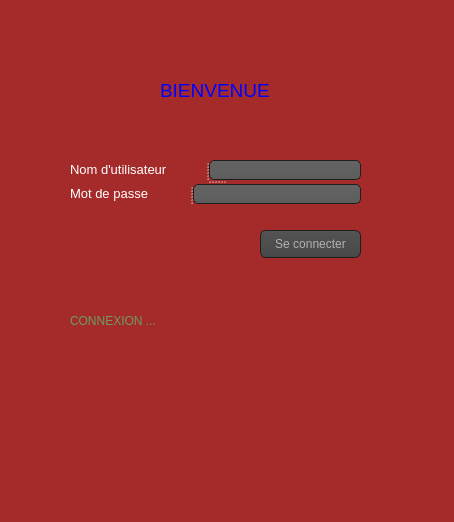
<?xml version="1.0" encoding="UTF-8"?>
<ui version="4.0">
 <class>Login</class>
 <widget class="QMainWindow" name="Login">
  <property name="geometry">
   <rect>
    <x>0</x>
    <y>0</y>
    <width>454</width>
    <height>522</height>
   </rect>
  </property>
  <property name="windowTitle">
   <string>Se connecter</string>
  </property>
  <property name="styleSheet">
   <string notr="true">QToolTip
{
     border: 1px solid black;
     background-color: #ffa02f;
     padding: 1px;
     border-radius: 3px;
     opacity: 100;
}

QWidget
{
    color: #b1b1b1;
       background-color: brown ;
}

QWidget:item:hover
{
    background-color: QLinearGradient( x1: 0, y1: 0, x2: 0, y2: 1, stop: 0 #ffa02f, stop: 1 #ca0619);
    color: #000000;
}

QWidget:item:selected
{
    background-color: QLinearGradient( x1: 0, y1: 0, x2: 0, y2: 1, stop: 0 #ffa02f, stop: 1 #d7801a);
}

QMenuBar::item
{
    background: transparent;
}

QMenuBar::item:selected
{
    background: transparent;
    border: 1px solid #ffaa00;
}

QMenuBar::item:pressed
{
    background: #444;
    border: 1px solid #000;
    background-color: QLinearGradient(
        x1:0, y1:0,
        x2:0, y2:1,
        stop:1 #212121,
        stop:0.4 #343434/*,
        stop:0.2 #343434,
        stop:0.1 #ffaa00*/
    );
    margin-bottom:-1px;
    padding-bottom:1px;
}

QMenu
{
    border: 1px solid #000;
}

QMenu::item
{
    padding: 2px 20px 2px 20px;
}

QMenu::item:selected
{
    color: #000000;
}

QWidget:disabled
{
    color: #404040;
    background-color: #323232;
}

QAbstractItemView
{
    background-color: QLinearGradient( x1: 0, y1: 0, x2: 0, y2: 1, stop: 0 #4d4d4d, stop: 0.1 #646464, stop: 1 #5d5d5d);
}

QWidget:focus
{
    /*border: 2px solid QLinearGradient( x1: 0, y1: 0, x2: 0, y2: 1, stop: 0 #ffa02f, stop: 1 #d7801a);*/
}

QLineEdit
{
    background-color: QLinearGradient( x1: 0, y1: 0, x2: 0, y2: 1, stop: 0 #4d4d4d, stop: 0 #646464, stop: 1 #5d5d5d);
    padding: 1px;
    border-style: solid;
    border: 1px solid #1e1e1e;
    border-radius: 5;
}

QPushButton
{
    color: #b1b1b1;
    background-color: QLinearGradient( x1: 0, y1: 0, x2: 0, y2: 1, stop: 0 #565656, stop: 0.1 #525252, stop: 0.5 #4e4e4e, stop: 0.9 #4a4a4a, stop: 1 #464646);
    border-width: 1px;
    border-color: #1e1e1e;
    border-style: solid;
    border-radius: 6;
    padding: 3px;
    font-size: 12px;
    padding-left: 5px;
    padding-right: 5px;
}

QPushButton:pressed
{
    background-color: QLinearGradient( x1: 0, y1: 0, x2: 0, y2: 1, stop: 0 #2d2d2d, stop: 0.1 #2b2b2b, stop: 0.5 #292929, stop: 0.9 #282828, stop: 1 #252525);
}

QComboBox
{
    selection-background-color: #ffaa00;
    background-color: QLinearGradient( x1: 0, y1: 0, x2: 0, y2: 1, stop: 0 #565656, stop: 0.1 #525252, stop: 0.5 #4e4e4e, stop: 0.9 #4a4a4a, stop: 1 #464646);
    border-style: solid;
    border: 1px solid #1e1e1e;
    border-radius: 5;
}

QComboBox:hover,QPushButton:hover
{
    border: 2px solid QLinearGradient( x1: 0, y1: 0, x2: 0, y2: 1, stop: 0 #ffa02f, stop: 1 #d7801a);
}


QComboBox:on
{
    padding-top: 3px;
    padding-left: 4px;
    background-color: QLinearGradient( x1: 0, y1: 0, x2: 0, y2: 1, stop: 0 #2d2d2d, stop: 0.1 #2b2b2b, stop: 0.5 #292929, stop: 0.9 #282828, stop: 1 #252525);
    selection-background-color: #ffaa00;
}

QComboBox QAbstractItemView
{
    border: 2px solid darkgray;
    selection-background-color: QLinearGradient( x1: 0, y1: 0, x2: 0, y2: 1, stop: 0 #ffa02f, stop: 1 #d7801a);
}

QComboBox::drop-down
{
     subcontrol-origin: padding;
     subcontrol-position: top right;
     width: 15px;

     border-left-width: 0px;
     border-left-color: darkgray;
     border-left-style: solid; /* just a single line */
     border-top-right-radius: 3px; /* same radius as the QComboBox */
     border-bottom-right-radius: 3px;
 }

QComboBox::down-arrow
{
     image: url(:/down_arrow.png);
}

QGroupBox:focus
{
border: 2px solid QLinearGradient( x1: 0, y1: 0, x2: 0, y2: 1, stop: 0 #ffa02f, stop: 1 #d7801a);
}

QTextEdit:focus
{
    border: 2px solid QLinearGradient( x1: 0, y1: 0, x2: 0, y2: 1, stop: 0 #ffa02f, stop: 1 #d7801a);
}

QScrollBar:horizontal {
     border: 1px solid #222222;
     background: QLinearGradient( x1: 0, y1: 0, x2: 0, y2: 1, stop: 0.0 #121212, stop: 0.2 #282828, stop: 1 #484848);
     height: 7px;
     margin: 0px 16px 0 16px;
}

QScrollBar::handle:horizontal
{
      background: QLinearGradient( x1: 0, y1: 0, x2: 1, y2: 0, stop: 0 #ffa02f, stop: 0.5 #d7801a, stop: 1 #ffa02f);
      min-height: 20px;
      border-radius: 2px;
}

QScrollBar::add-line:horizontal {
      border: 1px solid #1b1b19;
      border-radius: 2px;
      background: QLinearGradient( x1: 0, y1: 0, x2: 1, y2: 0, stop: 0 #ffa02f, stop: 1 #d7801a);
      width: 14px;
      subcontrol-position: right;
      subcontrol-origin: margin;
}

QScrollBar::sub-line:horizontal {
      border: 1px solid #1b1b19;
      border-radius: 2px;
      background: QLinearGradient( x1: 0, y1: 0, x2: 1, y2: 0, stop: 0 #ffa02f, stop: 1 #d7801a);
      width: 14px;
     subcontrol-position: left;
     subcontrol-origin: margin;
}

QScrollBar::right-arrow:horizontal, QScrollBar::left-arrow:horizontal
{
      border: 1px solid black;
      width: 1px;
      height: 1px;
      background: white;
}

QScrollBar::add-page:horizontal, QScrollBar::sub-page:horizontal
{
      background: none;
}

QScrollBar:vertical
{
      background: QLinearGradient( x1: 0, y1: 0, x2: 1, y2: 0, stop: 0.0 #121212, stop: 0.2 #282828, stop: 1 #484848);
      width: 7px;
      margin: 16px 0 16px 0;
      border: 1px solid #222222;
}

QScrollBar::handle:vertical
{
      background: QLinearGradient( x1: 0, y1: 0, x2: 0, y2: 1, stop: 0 #ffa02f, stop: 0.5 #d7801a, stop: 1 #ffa02f);
      min-height: 20px;
      border-radius: 2px;
}

QScrollBar::add-line:vertical
{
      border: 1px solid #1b1b19;
      border-radius: 2px;
      background: QLinearGradient( x1: 0, y1: 0, x2: 0, y2: 1, stop: 0 #ffa02f, stop: 1 #d7801a);
      height: 14px;
      subcontrol-position: bottom;
      subcontrol-origin: margin;
}

QScrollBar::sub-line:vertical
{
      border: 1px solid #1b1b19;
      border-radius: 2px;
      background: QLinearGradient( x1: 0, y1: 0, x2: 0, y2: 1, stop: 0 #d7801a, stop: 1 #ffa02f);
      height: 14px;
      subcontrol-position: top;
      subcontrol-origin: margin;
}

QScrollBar::up-arrow:vertical, QScrollBar::down-arrow:vertical
{
      border: 1px solid black;
      width: 1px;
      height: 1px;
      background: white;
}


QScrollBar::add-page:vertical, QScrollBar::sub-page:vertical
{
      background: none;
}

QTextEdit
{
    background-color: #242424;
}

QPlainTextEdit
{
    background-color: #242424;
}

QHeaderView::section
{
    background-color: QLinearGradient(x1:0, y1:0, x2:0, y2:1, stop:0 #616161, stop: 0.5 #505050, stop: 0.6 #434343, stop:1 #656565);
    color: white;
    padding-left: 4px;
    border: 1px solid #6c6c6c;
}

QCheckBox:disabled
{
color: #414141;
}

QDockWidget::title
{
    text-align: center;
    spacing: 3px; /* spacing between items in the tool bar */
    background-color: QLinearGradient(x1:0, y1:0, x2:0, y2:1, stop:0 #323232, stop: 0.5 #242424, stop:1 #323232);
}

QDockWidget::close-button, QDockWidget::float-button
{
    text-align: center;
    spacing: 1px; /* spacing between items in the tool bar */
    background-color: QLinearGradient(x1:0, y1:0, x2:0, y2:1, stop:0 #323232, stop: 0.5 #242424, stop:1 #323232);
}

QDockWidget::close-button:hover, QDockWidget::float-button:hover
{
    background: #242424;
}

QDockWidget::close-button:pressed, QDockWidget::float-button:pressed
{
    padding: 1px -1px -1px 1px;
}

QMainWindow::separator
{
    background-color: QLinearGradient(x1:0, y1:0, x2:0, y2:1, stop:0 #161616, stop: 0.5 #151515, stop: 0.6 #212121, stop:1 #343434);
    color: white;
    padding-left: 4px;
    border: 1px solid #4c4c4c;
    spacing: 3px; /* spacing between items in the tool bar */
}

QMainWindow::separator:hover
{

    background-color: QLinearGradient(x1:0, y1:0, x2:0, y2:1, stop:0 #d7801a, stop:0.5 #b56c17 stop:1 #ffa02f);
    color: white;
    padding-left: 4px;
    border: 1px solid #6c6c6c;
    spacing: 3px; /* spacing between items in the tool bar */
}

QToolBar::handle
{
     spacing: 3px; /* spacing between items in the tool bar */
     background: url(:/images/handle.png);
}

QMenu::separator
{
    height: 2px;
    background-color: QLinearGradient(x1:0, y1:0, x2:0, y2:1, stop:0 #161616, stop: 0.5 #151515, stop: 0.6 #212121, stop:1 #343434);
    color: white;
    padding-left: 4px;
    margin-left: 10px;
    margin-right: 5px;
}

QProgressBar
{
    border: 2px solid grey;
    border-radius: 5px;
    text-align: center;
}

QProgressBar::chunk
{
    background-color: #d7801a;
    width: 2.15px;
    margin: 0.5px;
}

QTabBar::tab {
    color: #b1b1b1;
    border: 1px solid #444;
    border-bottom-style: none;
    background-color: #323232;
    padding-left: 10px;
    padding-right: 10px;
    padding-top: 3px;
    padding-bottom: 2px;
    margin-right: -1px;
}

QTabWidget::pane {
    border: 1px solid #444;
    top: 1px;
}

QTabBar::tab:last
{
    margin-right: 0; /* the last selected tab has nothing to overlap with on the right */
    border-top-right-radius: 3px;
}

QTabBar::tab:first:!selected
{
 margin-left: 0px; /* the last selected tab has nothing to overlap with on the right */


    border-top-left-radius: 3px;
}

QTabBar::tab:!selected
{
    color: #b1b1b1;
    border-bottom-style: solid;
    margin-top: 3px;
    background-color: QLinearGradient(x1:0, y1:0, x2:0, y2:1, stop:1 #212121, stop:.4 #343434);
}

QTabBar::tab:selected
{
    border-top-left-radius: 3px;
    border-top-right-radius: 3px;
    margin-bottom: 0px;
}

QTabBar::tab:!selected:hover
{
    /*border-top: 2px solid #ffaa00;
    padding-bottom: 3px;*/
    border-top-left-radius: 3px;
    border-top-right-radius: 3px;
    background-color: QLinearGradient(x1:0, y1:0, x2:0, y2:1, stop:1 #212121, stop:0.4 #343434, stop:0.2 #343434, stop:0.1 #ffaa00);
}

QRadioButton::indicator:checked, QRadioButton::indicator:unchecked{
    color: #b1b1b1;
    background-color: #323232;
    border: 1px solid #b1b1b1;
    border-radius: 6px;
}

QRadioButton::indicator:checked
{
    background-color: qradialgradient(
        cx: 0.5, cy: 0.5,
        fx: 0.5, fy: 0.5,
        radius: 1.0,
        stop: 0.25 #ffaa00,
        stop: 0.3 #323232
    );
}

QCheckBox::indicator{
    color: #b1b1b1;
    background-color: #323232;
    border: 1px solid #b1b1b1;
    width: 9px;
    height: 9px;
}

QRadioButton::indicator
{
    border-radius: 6px;
}

QRadioButton::indicator:hover, QCheckBox::indicator:hover
{
    border: 1px solid #ffaa00;
}

QCheckBox::indicator:checked
{
    image:url(:/images/checkbox.png);
}

QCheckBox::indicator:disabled, QRadioButton::indicator:disabled
{
    border: 1px solid #444;
}</string>
  </property>
  <widget class="QWidget" name="centralwidget">
   <widget class="QPushButton" name="pushButton">
    <property name="geometry">
     <rect>
      <x>260</x>
      <y>230</y>
      <width>101</width>
      <height>28</height>
     </rect>
    </property>
    <property name="text">
     <string>Se connecter</string>
    </property>
   </widget>
   <widget class="QLabel" name="label_connecting">
    <property name="geometry">
     <rect>
      <x>70</x>
      <y>300</y>
      <width>291</width>
      <height>41</height>
     </rect>
    </property>
    <property name="styleSheet">
     <string notr="true">color: rgb(108, 155, 102);</string>
    </property>
    <property name="text">
     <string>CONNEXION ...</string>
    </property>
   </widget>
   <widget class="QLabel" name="ANIMATION">
    <property name="geometry">
     <rect>
      <x>160</x>
      <y>70</y>
      <width>131</width>
      <height>41</height>
     </rect>
    </property>
    <property name="text">
     <string>&lt;html&gt;&lt;head/&gt;&lt;body&gt;&lt;p&gt;&lt;span style=&quot; font-size:14pt; color:#0000ff;&quot;&gt;BIENVENUE&lt;/span&gt;&lt;/p&gt;&lt;/body&gt;&lt;/html&gt;</string>
    </property>
   </widget>
   <widget class="QSplitter" name="splitter_3">
    <property name="geometry">
     <rect>
      <x>70</x>
      <y>160</y>
      <width>291</width>
      <height>44</height>
     </rect>
    </property>
    <property name="orientation">
     <enum>Qt::Vertical</enum>
    </property>
    <widget class="QSplitter" name="splitter_2">
     <property name="orientation">
      <enum>Qt::Horizontal</enum>
     </property>
     <widget class="QLabel" name="label">
      <property name="text">
       <string>&lt;html&gt;&lt;head/&gt;&lt;body&gt;&lt;p&gt;&lt;span style=&quot; font-size:10pt; color:#ffffff;&quot;&gt;Nom d'utilisateur&lt;/span&gt;&lt;/p&gt;&lt;/body&gt;&lt;/html&gt;</string>
      </property>
     </widget>
     <widget class="QLineEdit" name="lineEdit_username"/>
    </widget>
    <widget class="QSplitter" name="splitter">
     <property name="orientation">
      <enum>Qt::Horizontal</enum>
     </property>
     <widget class="QLabel" name="label_2">
      <property name="text">
       <string>&lt;html&gt;&lt;head/&gt;&lt;body&gt;&lt;p&gt;&lt;span style=&quot; font-size:10pt; color:#ffffff;&quot;&gt;Mot de passe&lt;/span&gt;&lt;/p&gt;&lt;/body&gt;&lt;/html&gt;</string>
      </property>
     </widget>
     <widget class="QLineEdit" name="lineEdit_mdp">
      <property name="echoMode">
       <enum>QLineEdit::Password</enum>
      </property>
     </widget>
    </widget>
   </widget>
  </widget>
  <widget class="QMenuBar" name="menubar">
   <property name="geometry">
    <rect>
     <x>0</x>
     <y>0</y>
     <width>454</width>
     <height>26</height>
    </rect>
   </property>
  </widget>
  <widget class="QStatusBar" name="statusbar"/>
 </widget>
 <resources/>
 <connections/>
</ui>
